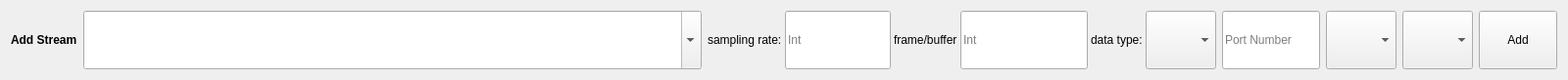
<?xml version="1.0" encoding="UTF-8"?>
<ui version="4.0">
 <class>top_level_form</class>
 <widget class="QWidget" name="top_level_form">
  <property name="geometry">
   <rect>
    <x>0</x>
    <y>0</y>
    <width>1600</width>
    <height>82</height>
   </rect>
  </property>
  <property name="sizePolicy">
   <sizepolicy hsizetype="Preferred" vsizetype="Minimum">
    <horstretch>0</horstretch>
    <verstretch>0</verstretch>
   </sizepolicy>
  </property>
  <property name="maximumSize">
   <size>
    <width>16777215</width>
    <height>16777215</height>
   </size>
  </property>
  <property name="windowTitle">
   <string>Form</string>
  </property>
  <layout class="QVBoxLayout" name="verticalLayout">
   <item>
    <widget class="QWidget" name="top_level_widget" native="true">
     <property name="sizePolicy">
      <sizepolicy hsizetype="Preferred" vsizetype="Minimum">
       <horstretch>0</horstretch>
       <verstretch>0</verstretch>
      </sizepolicy>
     </property>
     <property name="minimumSize">
      <size>
       <width>0</width>
       <height>0</height>
      </size>
     </property>
     <property name="maximumSize">
      <size>
       <width>16777215</width>
       <height>16777215</height>
      </size>
     </property>
     <layout class="QHBoxLayout" name="horizontalLayout">
      <property name="leftMargin">
       <number>0</number>
      </property>
      <property name="topMargin">
       <number>0</number>
      </property>
      <property name="rightMargin">
       <number>0</number>
      </property>
      <property name="bottomMargin">
       <number>0</number>
      </property>
      <item alignment="Qt::AlignLeft">
       <widget class="QLabel" name="label">
        <property name="sizePolicy">
         <sizepolicy hsizetype="Minimum" vsizetype="Minimum">
          <horstretch>0</horstretch>
          <verstretch>0</verstretch>
         </sizepolicy>
        </property>
        <property name="maximumSize">
         <size>
          <width>16777215</width>
          <height>16777215</height>
         </size>
        </property>
        <property name="font">
         <font>
          <bold>true</bold>
         </font>
        </property>
        <property name="text">
         <string>Add Stream</string>
        </property>
       </widget>
      </item>
      <item>
       <widget class="QComboBox" name="stream_name_combo_box">
        <property name="sizePolicy">
         <sizepolicy hsizetype="Expanding" vsizetype="Minimum">
          <horstretch>0</horstretch>
          <verstretch>0</verstretch>
         </sizepolicy>
        </property>
        <property name="editable">
         <bool>true</bool>
        </property>
        <property name="placeholderText">
         <string>Stream Name</string>
        </property>
       </widget>
      </item>
      <item>
       <widget class="QWidget" name="audio_device_settings_widget" native="true">
        <layout class="QHBoxLayout" name="horizontalLayout_2">
         <property name="spacing">
          <number>3</number>
         </property>
         <property name="leftMargin">
          <number>0</number>
         </property>
         <property name="topMargin">
          <number>0</number>
         </property>
         <property name="rightMargin">
          <number>0</number>
         </property>
         <property name="bottomMargin">
          <number>0</number>
         </property>
         <item>
          <widget class="QLabel" name="audio_device_sampling_rate_label">
           <property name="text">
            <string>sampling rate:</string>
           </property>
          </widget>
         </item>
         <item>
          <widget class="QLineEdit" name="audio_device_sampling_rate_line_edit">
           <property name="sizePolicy">
            <sizepolicy hsizetype="Preferred" vsizetype="Minimum">
             <horstretch>0</horstretch>
             <verstretch>0</verstretch>
            </sizepolicy>
           </property>
           <property name="text">
            <string/>
           </property>
           <property name="placeholderText">
            <string>Int</string>
           </property>
          </widget>
         </item>
         <item>
          <widget class="QLabel" name="audio_device_frames_per_buffer_label">
           <property name="text">
            <string>frame/buffer</string>
           </property>
          </widget>
         </item>
         <item>
          <widget class="QLineEdit" name="audio_device_frames_per_buffer_line_edit">
           <property name="sizePolicy">
            <sizepolicy hsizetype="Preferred" vsizetype="Minimum">
             <horstretch>0</horstretch>
             <verstretch>0</verstretch>
            </sizepolicy>
           </property>
           <property name="minimumSize">
            <size>
             <width>130</width>
             <height>0</height>
            </size>
           </property>
           <property name="text">
            <string/>
           </property>
           <property name="placeholderText">
            <string>Int</string>
           </property>
          </widget>
         </item>
         <item>
          <widget class="QLabel" name="audio_device_data_type_label">
           <property name="text">
            <string>data type:</string>
           </property>
          </widget>
         </item>
         <item>
          <widget class="QComboBox" name="audio_device_data_type_combo_box">
           <property name="sizePolicy">
            <sizepolicy hsizetype="Minimum" vsizetype="Preferred">
             <horstretch>0</horstretch>
             <verstretch>0</verstretch>
            </sizepolicy>
           </property>
          </widget>
         </item>
        </layout>
       </widget>
      </item>
      <item>
       <widget class="QLineEdit" name="PortLineEdit">
        <property name="sizePolicy">
         <sizepolicy hsizetype="Preferred" vsizetype="Minimum">
          <horstretch>0</horstretch>
          <verstretch>0</verstretch>
         </sizepolicy>
        </property>
        <property name="maximumSize">
         <size>
          <width>100</width>
          <height>16777215</height>
         </size>
        </property>
        <property name="placeholderText">
         <string>Port Number</string>
        </property>
       </widget>
      </item>
      <item>
       <widget class="QComboBox" name="data_type_combo_box">
        <property name="sizePolicy">
         <sizepolicy hsizetype="Preferred" vsizetype="Minimum">
          <horstretch>0</horstretch>
          <verstretch>0</verstretch>
         </sizepolicy>
        </property>
        <property name="minimumSize">
         <size>
          <width>0</width>
          <height>0</height>
         </size>
        </property>
        <property name="maximumSize">
         <size>
          <width>16777215</width>
          <height>16777215</height>
         </size>
        </property>
       </widget>
      </item>
      <item>
       <widget class="QComboBox" name="preset_type_combobox">
        <property name="sizePolicy">
         <sizepolicy hsizetype="Minimum" vsizetype="Minimum">
          <horstretch>0</horstretch>
          <verstretch>0</verstretch>
         </sizepolicy>
        </property>
        <property name="minimumSize">
         <size>
          <width>0</width>
          <height>0</height>
         </size>
        </property>
        <property name="maximumSize">
         <size>
          <width>16777215</width>
          <height>16777215</height>
         </size>
        </property>
       </widget>
      </item>
      <item>
       <widget class="QPushButton" name="add_btn">
        <property name="sizePolicy">
         <sizepolicy hsizetype="Preferred" vsizetype="Minimum">
          <horstretch>0</horstretch>
          <verstretch>0</verstretch>
         </sizepolicy>
        </property>
        <property name="maximumSize">
         <size>
          <width>16777215</width>
          <height>16777215</height>
         </size>
        </property>
        <property name="text">
         <string>Add</string>
        </property>
       </widget>
      </item>
     </layout>
    </widget>
   </item>
  </layout>
 </widget>
 <resources/>
 <connections/>
</ui>
